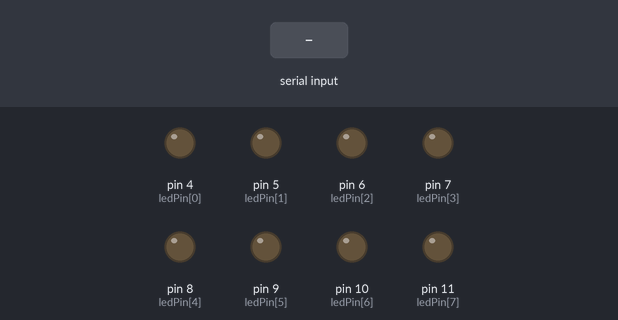
The sketch below on a simulated Arduino Uno, built with avr-gcc and run on an emulated ATmega328P. On the bench: output pins drawn as LEDs (lit = HIGH). The inputs (shaded band) are chosen by the test bench.

Above: at 1.2 s.
1.3 s: "90,45\n" received over Serial
At 2.1 s:
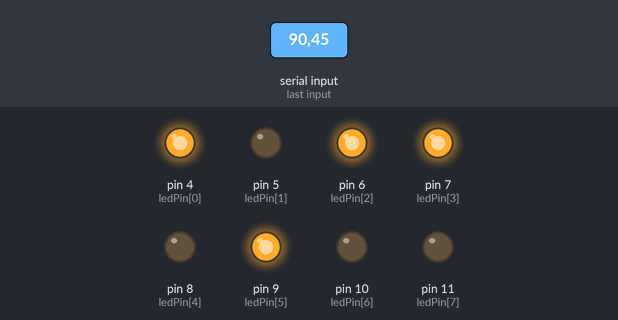
2.8 s: "30,150\n" received over Serial
At 3.3 s:
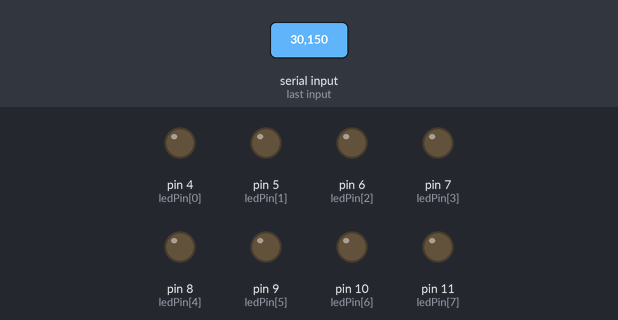
4.3 s: "1\n" received over Serial
At 5.4 s:
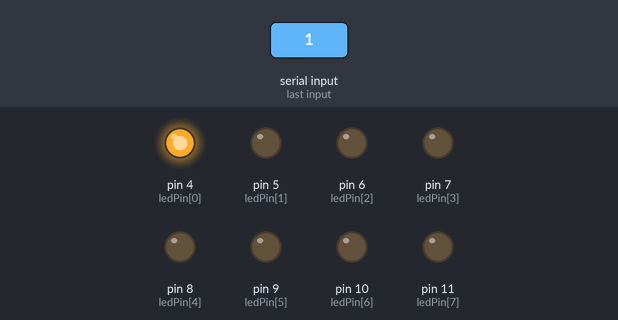
5.8 s: "5\n" received over Serial
At 6.6 s:
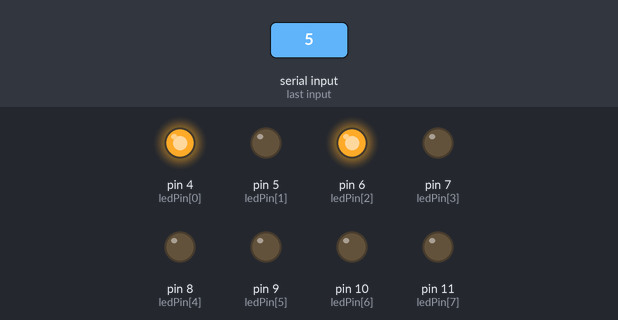
7.3 s: "200\n" received over Serial
At 7.8 s:
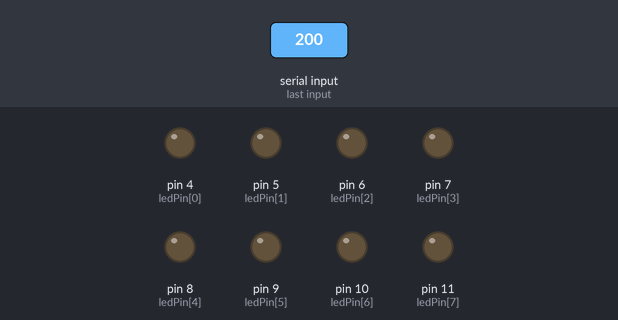
8.8 s: "90\n" received over Serial
At 10.1 s:
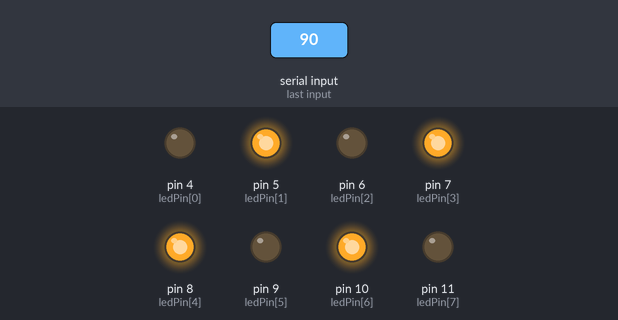
Timing chart, 0 to 11.3 s (numbered marks = the images above; inputs shaded):
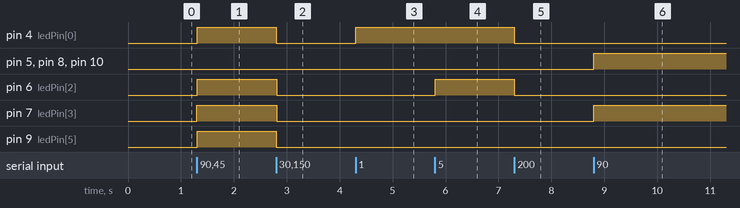

The sketch:

Listing_11_2__DecimalToBinaryConverter.ino
```cpp
/*  Listing 11-2. Decimal to Binary Converter  */

int ledPin[] = {4,5,6,7, 8,9,10,11};

#define ARRAYLENGTH(x)  (sizeof(x) / sizeof(x[0]))

void setup()
{
  Serial.begin(9600);
  for (int i = 0; i < ARRAYLENGTH(ledPin); i++)
  {
    pinMode(ledPin[i], OUTPUT);
  }
}

void loop()
{
  char buff[4];
  int charsRead;
  int val;

  if (Serial.available() > 0) {
    charsRead = Serial.readBytesUntil('\n', buff, 3);
    buff[charsRead] = '\0';
    val = atoi(buff);
    if (val > -1 && val < 256) {
      DisplayBinaryDigit(val);
    }
  }
}

void DisplayBinaryDigit(byte num)
{
  for (int i = 0;i < ARRAYLENGTH(ledPin);i++)
  {
    if (bitRead(num, i) == 1) {
      digitalWrite(ledPin[i], HIGH);
    } else {
      digitalWrite(ledPin[i], LOW);
    }
  }
}
```

Measured:
- after the input at 1.3 s, pin 4 (ledPin[0]), pin 6 (ledPin[2]), pin 7 (ledPin[3]), pin 9 (ledPin[5]): LOW → HIGH at once
- after the input at 2.8 s, pin 4 (ledPin[0]), pin 6 (ledPin[2]), pin 7 (ledPin[3]), pin 9 (ledPin[5]): HIGH → LOW at once
- after the input at 4.3 s, pin 4 (ledPin[0]): LOW → HIGH at once
- after the input at 5.8 s, pin 6 (ledPin[2]): LOW → HIGH at once
- after the input at 7.3 s, pin 4 (ledPin[0]), pin 6 (ledPin[2]): HIGH → LOW at once
- after the input at 8.8 s, pin 5 (ledPin[1]), pin 7 (ledPin[3]), pin 8 (ledPin[4]), pin 10 (ledPin[6]): LOW → HIGH at once
